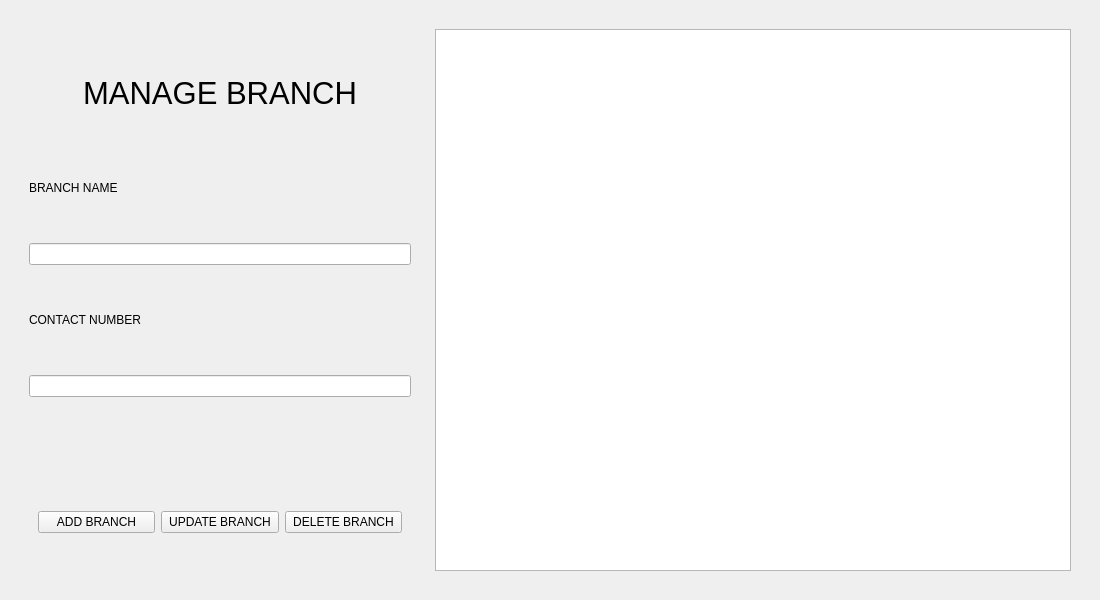
<?xml version="1.0" encoding="UTF-8"?>
<ui version="4.0">
 <class>Frame</class>
 <widget class="QFrame" name="Frame">
  <property name="geometry">
   <rect>
    <x>0</x>
    <y>0</y>
    <width>1100</width>
    <height>600</height>
   </rect>
  </property>
  <property name="windowTitle">
   <string>Frame</string>
  </property>
  <layout class="QGridLayout" name="gridLayout">
   <item row="0" column="0">
    <widget class="QWidget" name="widget" native="true">
     <layout class="QHBoxLayout" name="horizontalLayout">
      <item>
       <widget class="QWidget" name="widget_2" native="true">
        <property name="maximumSize">
         <size>
          <width>400</width>
          <height>16777215</height>
         </size>
        </property>
        <layout class="QHBoxLayout" name="horizontalLayout_3">
         <item>
          <layout class="QVBoxLayout" name="verticalLayout_2">
           <item>
            <widget class="QWidget" name="widget_6" native="true">
             <property name="maximumSize">
              <size>
               <width>16777215</width>
               <height>80</height>
              </size>
             </property>
             <layout class="QHBoxLayout" name="horizontalLayout_9">
              <item>
               <layout class="QHBoxLayout" name="horizontalLayout_8">
                <item>
                 <widget class="QLabel" name="title_label">
                  <property name="font">
                   <font>
                    <pointsize>23</pointsize>
                   </font>
                  </property>
                  <property name="text">
                   <string>MANAGE BRANCH</string>
                  </property>
                  <property name="alignment">
                   <set>Qt::AlignmentFlag::AlignCenter</set>
                  </property>
                 </widget>
                </item>
               </layout>
              </item>
             </layout>
            </widget>
           </item>
           <item>
            <widget class="QLabel" name="admin_branch_name_label">
             <property name="maximumSize">
              <size>
               <width>16777215</width>
               <height>50</height>
              </size>
             </property>
             <property name="text">
              <string>BRANCH NAME</string>
             </property>
            </widget>
           </item>
           <item>
            <widget class="QLineEdit" name="admin_branch_name_input"/>
           </item>
           <item>
            <widget class="QLabel" name="admin_contact_number_label">
             <property name="maximumSize">
              <size>
               <width>16777215</width>
               <height>50</height>
              </size>
             </property>
             <property name="text">
              <string>CONTACT NUMBER</string>
             </property>
            </widget>
           </item>
           <item>
            <widget class="QLineEdit" name="admin_contact_number_input"/>
           </item>
           <item>
            <widget class="QLabel" name="admin_message_label">
             <property name="maximumSize">
              <size>
               <width>16777215</width>
               <height>40</height>
              </size>
             </property>
             <property name="text">
              <string/>
             </property>
            </widget>
           </item>
           <item>
            <widget class="QWidget" name="widget_4" native="true">
             <property name="maximumSize">
              <size>
               <width>16777215</width>
               <height>50</height>
              </size>
             </property>
             <layout class="QHBoxLayout" name="horizontalLayout_6">
              <item>
               <layout class="QHBoxLayout" name="horizontalLayout_5">
                <item>
                 <widget class="QPushButton" name="admin_add_button">
                  <property name="text">
                   <string>ADD BRANCH</string>
                  </property>
                 </widget>
                </item>
                <item>
                 <widget class="QPushButton" name="admin_update_button">
                  <property name="text">
                   <string>UPDATE BRANCH</string>
                  </property>
                 </widget>
                </item>
                <item>
                 <widget class="QPushButton" name="admin_delete_button">
                  <property name="text">
                   <string>DELETE BRANCH</string>
                  </property>
                 </widget>
                </item>
               </layout>
              </item>
             </layout>
            </widget>
           </item>
          </layout>
         </item>
        </layout>
       </widget>
      </item>
      <item>
       <widget class="QWidget" name="widget_3" native="true">
        <property name="minimumSize">
         <size>
          <width>0</width>
          <height>0</height>
         </size>
        </property>
        <layout class="QGridLayout" name="gridLayout_2">
         <item row="0" column="0">
          <widget class="QTableView" name="tableView">
           <property name="minimumSize">
            <size>
             <width>0</width>
             <height>0</height>
            </size>
           </property>
           <property name="maximumSize">
            <size>
             <width>1300</width>
             <height>1300</height>
            </size>
           </property>
          </widget>
         </item>
        </layout>
       </widget>
      </item>
     </layout>
    </widget>
   </item>
  </layout>
 </widget>
 <resources/>
 <connections/>
</ui>
